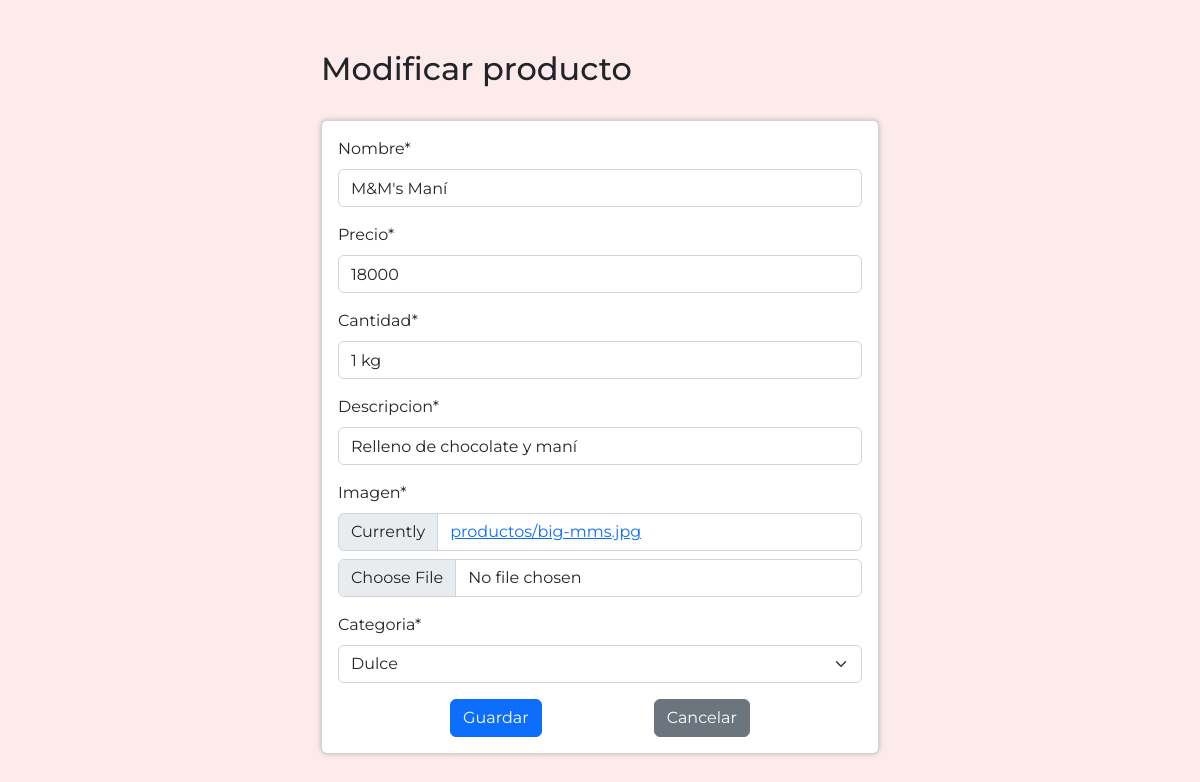
The app's page /modificar-producto/3 (signed in) with its own data.
### tienda/models.py (models this page shows, shortened)
class Producto(models.Model):
    nombre = models.CharField(max_length=70)
    precio = models.IntegerField()
    cantidad = models.CharField(max_length=70)
    descripcion = models.CharField(max_length=400)
    imagen = models.ImageField(upload_to = "productos", null=True)
    categoria = models.ForeignKey(Categoria, on_delete=models.PROTECT)

class Categoria(models.Model):
    nombre = models.CharField(max_length=70)
    def __str__(self):
        return self.nombre

### tienda/views.py (the view, shortened to what this page needs)
# urls.py: path('modificar-producto/<id>', views.modificar_producto, name='modificar-producto'),
@login_required
def modificar_producto(request, id):
    producto = get_object_or_404(Producto, id=id)
    data = {'form': ProductoForm(instance=producto)}
    return render(request, 'tienda/producto/modificar.html', data)

### tienda/forms.py
class ProductoForm(forms.ModelForm):
    precio = forms.IntegerField(min_value=1, max_value=300000)
    class Meta:
        model = Producto
        fields = "__all__"

### tienda/templates/tienda/producto/modificar.html (shortened to what this page needs)
{% load static %}
{% load humanize %}
{% load crispy_forms_tags%}
{% load crispy_forms_filters%}
<!DOCTYPE html>
<html lang="en">
<head>
    <link rel="stylesheet" href="https://cdn.jsdelivr.net/npm/bootstrap@4.3.1/dist/css/bootstrap.min.css"
>
<link href="https://cdn.jsdelivr.net/npm/bootstrap@5.2.3/dist/css/bootstrap.min.css" rel="stylesheet">
<link rel="stylesheet" href="https://cdnjs.cloudflare.com/ajax/libs/font-awesome/6.4.0/css/all.min.css"
 />
<link rel="stylesheet" href="{% static 'tienda/CSS/style.css' %}">
</head>
<body>
    <section class="container">
        <div class="row d-flex justify-content-center">
            <div class="col-12 col-md-6">
                <h2>Modificar producto</h2>
                <br>
                <div class="card">
                    <div class="card-body">
                        <form action="" method="post" enctype="multipart/form-data">
                            {{ form | crispy}}
                            <div class="d-flex justify-content-evenly">
                                <input type="submit" value="Guardar" class="btn btn-primary">
                                <a href="{% url 'listar-producto'%}" class="btn btn-secondary">Cancelar</a>
                            </div>
                        </form>
                    </div>
                </div>
            </div>
        </div>
    </section>
</body>
</html>

### tienda/static/tienda/CSS/style.css (style rules this page uses)
input.error, select, textarea { border: 1px solid #EF3340 }
* { font-family: 'Montserrat', sans-serif; }
body { background-color: #FDEBEC; }
section { padding-left: 15%; padding-right: 15%; }
.card { box-shadow: 0 0 5px 0 rgba(22, 22, 26, .25); }
.container { position: relative; margin: 0px auto; padding: 50px 0; clear: both; }
@media only screen and (min-width: 1200px) { .container { width: 1210px; } }

### records on screen
Producto: nombre "M&M's Maní", precio "18000", cantidad "1 kg", descripcion "Relleno de chocolate y maní", categoria "Dulce"
